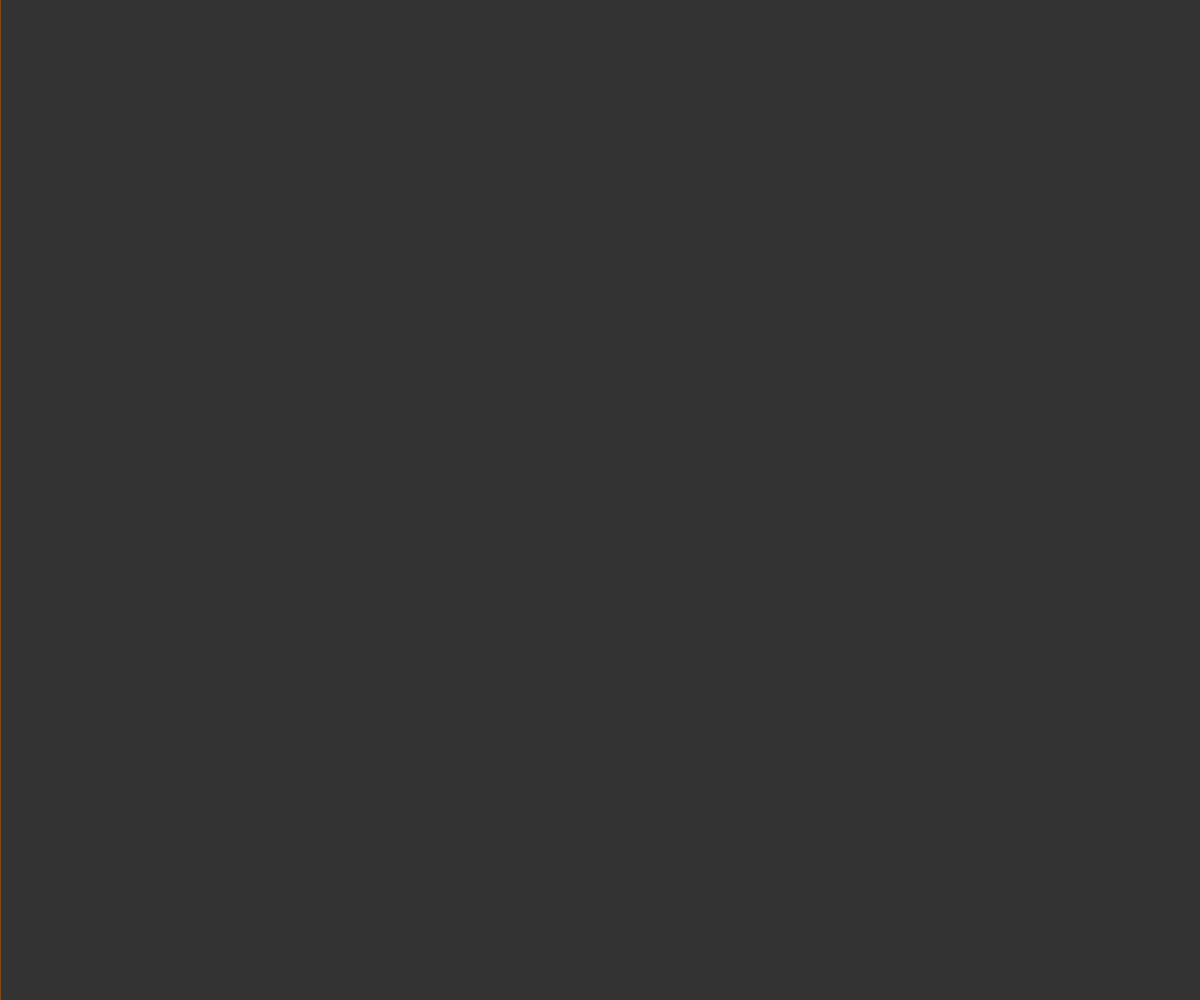
Frame 1 (no input)
Frame 60 (no input): blank canvas, image omitted
Frame 120 (the mouse pressed at the canvas centre since frame 60): blank canvas, image omitted

The p5.js sketch that drew this single still picture (run headless with seeded random() and noise() and a simulated clock; from frame 60 on, the mouse is pressed at the canvas centre):

// p5.js sketch
// ── sketch.js
let lineX = 0;
let api = 'http://api.open-notify.org/iss-now.json'

// Basic canvas
function setup() {
  // put setup code here
  canvas = createCanvas(window.innerWidth, window.innerHeight);
}

function draw() {
  background(51)

  stroke(204, 102, 0)
  line(lineX, 0, lineX, height)

  lineX = lineX + 5;
  if (lineX > width) {
    lineX = 0
  }

}
